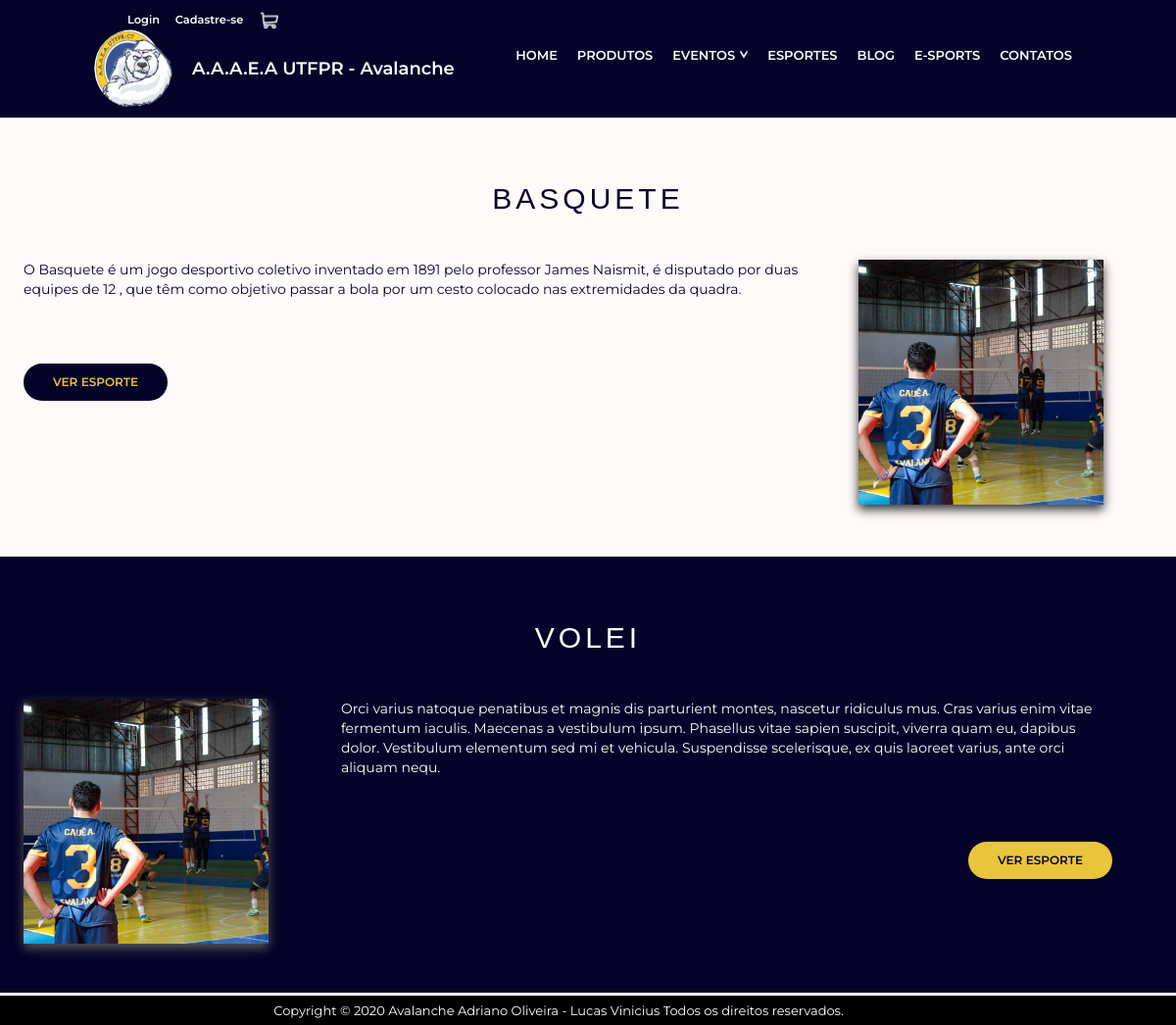
Page /Esportes/ on the earlier database version.
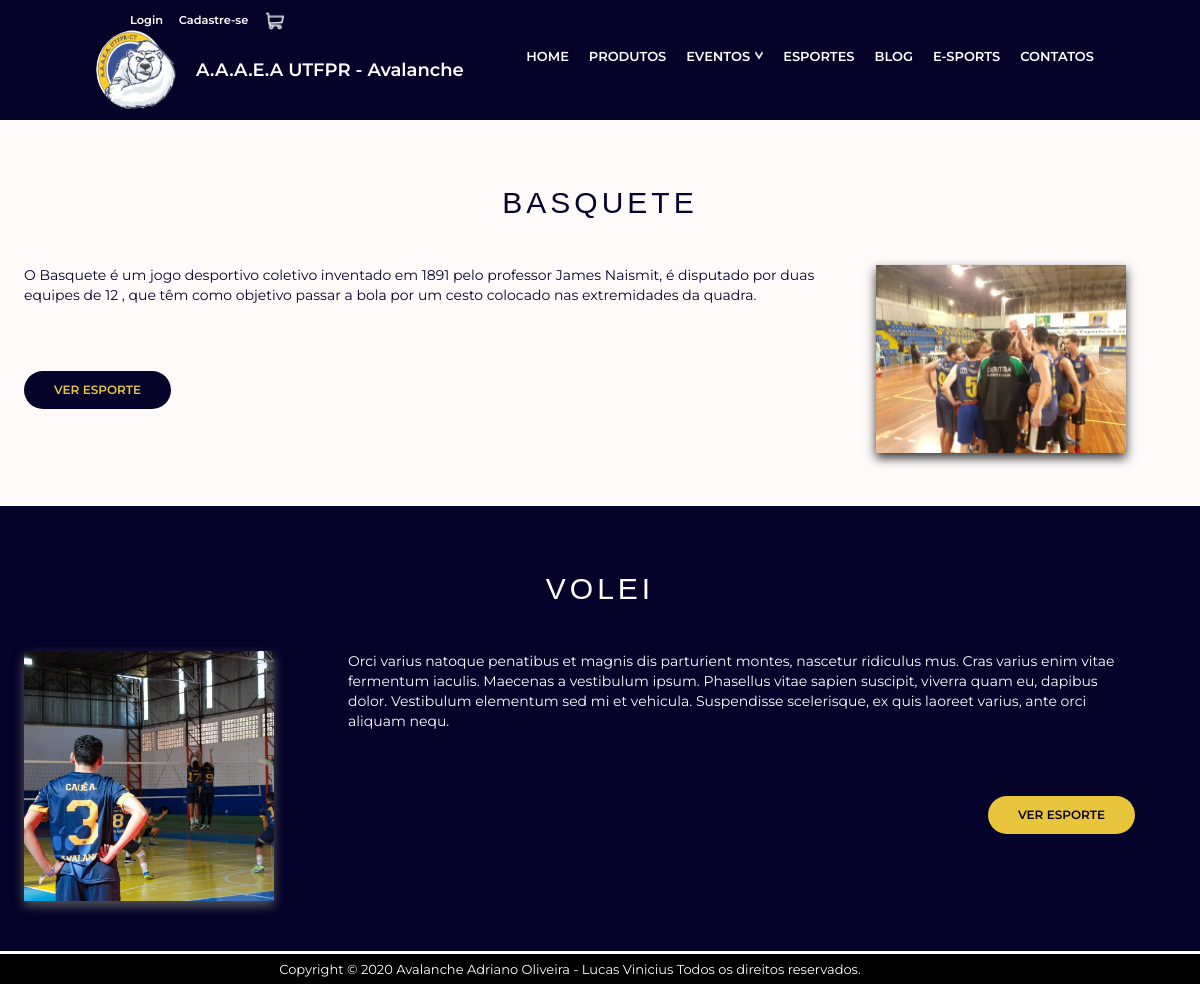
Same page on the later database version.
### Avalancheutfpr/models.py (models this page shows, shortened)
class modalidades(models.Model):
    status = (('Ativo', 'Ativo'), ('Encerrado', 'Encerrado'),)
    name = models.CharField(max_length=30,null=False,blank=False,verbose_name='Nome')
    previa = models.TextField(null=False, blank=False, verbose_name='Prévia')
    descricao = models.TextField(null=False,blank=False,verbose_name='Descrição')
    image = StdImageField(upload_to=get_file_path, null=False, blank=False)
    slug = AutoSlugField(populate_from='name')
    pub_date = models.DateField(auto_now_add=True,verbose_name='Data de publicação')
    Status = models.CharField(max_length=30, null=True, blank=True, choices=status, default='Ativo')
    class Meta:
        verbose_name='Modalidade'
        verbose_name_plural = 'Modalidades'
        ordering = ['name']

### Avalancheutfpr/views.py (the view)
# urls.py: path('Esportes/', Esportes.as_view(), name='Esportes'),
class Esportes(TemplateView):
    template_name = 'Esportes.html'
    def get_context_data(self, **kwargs):
        context = super(Esportes,self).get_context_data(**kwargs)
        context['Modalidades'] = modalidades.objects.all().order_by('name')
        return context

### Avalancheutfpr/templates/Esportes.html (shortened to what this page needs)
{% extends 'Base.html' %}
{%load static%}
{%load bootstrap4 %}
{%block body%}
<main class="esportes-area">
    {% for modalidade in Modalidades %}
    {%if forloop.counter|divisibleby:"2" %}
	<section class="default-esportes dark-esportes">
		<div class="section-title-esportes">{{modalidade.name}}</div>
		<div class="section-body-esportes">
	    	<div class="section-esportes">
	    		<div class="section-esportes--right---esquerda">
	            	<img src="{{modalidade.image.url}}" />
	        	</div>
	    		<div class="section-esportes--left---esquerda">
	                <p> {{modalidade.previa}}</p>
	                <br/>
	                <a href="{%url 'Modalidades_View' modalidade.slug %}" class="section-button-dark">Ver esporte</a>
	            </div>
	        </div>
	   	</div>
	</section>
    {%else%}
	<section class="default-esportes light-esportes">
		<div class="section-title-esportes">{{modalidade.name}}</div>
		<div class="section-body-esportes">
	    	<div class="section-esportes">
	    		<div class="section-esportes--left">
	                <p>{{modalidade.previa}}</p>
	                <br/>
	                <a href="{%url 'Modalidades_View' modalidade.slug %}" class="section-button-light">Ver esporte</a>
	            </div>
	        	<div class="section-esportes--right">
	            	<img src="{{modalidade.image.url}}" />
	        	</div>
	        </div>
	   	</div>
	</section>
    {%endif%}
    {%endfor%}
</main>
{%endblock%}

### Avalancheutfpr/templates/Base.html (shortened to what this page needs)
{% load static %}
{%load bootstrap4 %}
<html>
	<head>
        {% bootstrap_css %}
		<link href="{% static 'css/style.css' %}" rel="stylesheet"/>
	</head>
	<body>
		<header>
            {%if user.is_authenticated%}
            <div class="adicional">
            <div class="usuario"><pre><a href="{%url 'Minha_Conta'%}">{{user.Nome_completo}}</a>     <a href="{%url 'Logout'%}">Logout</a> </pre></div>
            <a href="{% url 'Carrinho'%}"><div class="cart-icon"><img src="{% static 'assets/Cart.png' %}"></div></a>
            </div>
            {%else%}
    <div class="adicional">
        <div class="usuario"><pre><a href="{%url 'Login'%}">Login</a>     <a href="{%url 'Cadastro'%}">Cadastre-se</a></pre></div>
        <a href="{% url 'Carrinho'%}"><div class="cart-icon"><img src="{% static 'assets/Cart.png' %}"></div></a>
    </div>
            {%endif%}
    <div class="header">
        <div class="logo">
            <div class="logoimg"><a href="{% url 'Home'%}"><img src="{%static 'assets/logo.png'%}"></a></div>
        </div>
        <div class="logo-texto"><a href="{% url 'Home'%}">A.A.A.E.A UTFPR - Avalanche</a></div>
        <div class="menu">
             <nav class="menu_nav">
                <ul>
                    <li ><a href="{% url 'Home' %}">Home</a></li>
                    <li><a href="{% url 'Produtos'%}">Produtos</a></li>
                    <li><a class="submenu_active">Eventos<img src="{% static 'assets/seta-baixo.png'%}"></a>
                    </li>
                    <li><a href="{% url 'Esportes'%}">Esportes</a></li>
                    <li><a href="{% url 'Blog'%}">Blog</a></li>
                    <li><a href="{% url 'E-sports'%}">E-Sports</a></li>
                    <li><a href="{% url 'Contatos'%}">Contatos</a></li>
                </ul>
            </nav>
        </div>
    </div>
    </header>
		{%block body%}
		{%endblock%}
		<footer>
    <div class="footer--area">
        <div class="footer--item">
                Copyright © 2020  Avalanche Adriano Oliveira - Lucas Vinicius Todos os direitos reservados.
        </div>
    </div>
</footer>
	</body>
</html>

### Avalancheutfpr/static/css/style.css (style rules this page uses)
* { margin:0; padding:0; box-sizing:border-box; }
body { font-family:'Montserrat', Arial, Helvetica, sans-serif; font-size:13px; overflow-x:hidden; }
header { height:120px; background-color:#050329 ; color:#FFF; position: sticky; top: 0; border-bottom:1px solid #050331; }
.adicional { max-width:1140px; height:20px; margin:auto; padding-top: 12px; display:flex; }
.adicional .usuario a, .adicional .usuario pre { text-decoration: none; font-weight: 600; font-family:'Montserrat', Arial, Helvetica, sans-serif; color: #FFF; }
.adicional .usuario { margin-left: 100px; }
.adicional img { width: 18px; height: 18px; margin-left: 100%; }
.header { width:100%; height:100px; padding: 0 8%; 0 8%; display:flex; align-items:center; }
.logo { width:100px; }
.logoimg img { width:80px; height:80px; background-color:#050329; border-radius:40px; }
.logo-texto { font-size: 18px; font-weight: 600; }
.logo-texto a { text-decoration:None; color:white; }
.menu { flex:1; display:flex; justify-content: flex-end; }
.menu li { list-style:none; }
.menu ul { display:flex; position:relative; }
.menu li a { display:flex; color:#FFF; text-transform: uppercase; font-weight: 600; text-decoration: none; width:auto; padding-left:10px; padding-right:10px; height:30px; border-bottom:5px solid #050329; }
.submenu_active img { margin-top:2.5%; }
nav img { width: 13px; height: 13px; padding-left: 5px; }
footer { background-color:#000; }
.footer--item { display: flex; justify-content: center; max-width:1140px; height: 30px; line-height: 30px; color:#FFF; font-size:13px; padding:0 10px 0 10px; }
.section-button-dark { display:inline-block; background-color:#E9C53C; color:#050329; text-transform: uppercase; font-size:12px; font-weight:600; text-decoration: none; padding:10px 30px; margin-top:30px; border-radius:20px; margin-left: 640px; }
.section-button-light { display:inline-block; background-color:#050329; color:#E9C53C; text-transform: uppercase; font-size:12px; font-weight:600; text-decoration: none; padding:10px 30px; margin-top:30px; border-radius:20px; }
.esportes-area { min-height:77.5vh; }
.default-esportes { padding-top:50px; padding-bottom:50px; border-bottom: 3px solid #fff; }
.default-esportes .section-title-esportes { text-align:center; text-transform: uppercase; font-family:'Road_Rage', Arial, Helvetica, sans-serif; }
.default-esportes .section-title-esportes { font-size:30px; margin-top:10px; margin-bottom:40px; font-family:'Road_Rage', Arial, Helvetica, sans-serif; letter-spacing:4px; }
.default-esportes.light-esportes { background-color:#FFFAFA; }
.default-esportes.light-esportes .section-title-esportes, .default-esportes.light-esportes .section-body-esportes { color:#050329; }
.default-esportes.dark-esportes { background-color:#050329; }
.default-esportes.dark-esportes .section-title-esportes, .default-esportes.dark-esportes .section-body-esportes { color:white; }
.section-esportes { display:flex; }
.section-esportes--left---esquerda { flex:1; }
.section-esportes--left---esquerda p { max-width: 790px; font-size:14px; line-height:20px; }
.section-esportes--right---esquerda { width:300px; text-align:left; margin-right:2%; margin-left:2%; }
.section-esportes--right---esquerda img { width:250px; box-shadow:0px 5px 10px #555; }
.section-esportes--left { flex:1; margin-left:2%; }
.section-esportes--left p { font-size:14px; line-height:20px; }
.section-esportes--right { width:350px; text-align:center; margin-right:2%; }
.section-esportes--right img { width:250px; box-shadow:0px 5px 10px #333; }

Differences in the rows shown:
changed modalidades "BASQUETE": image: a different picture
